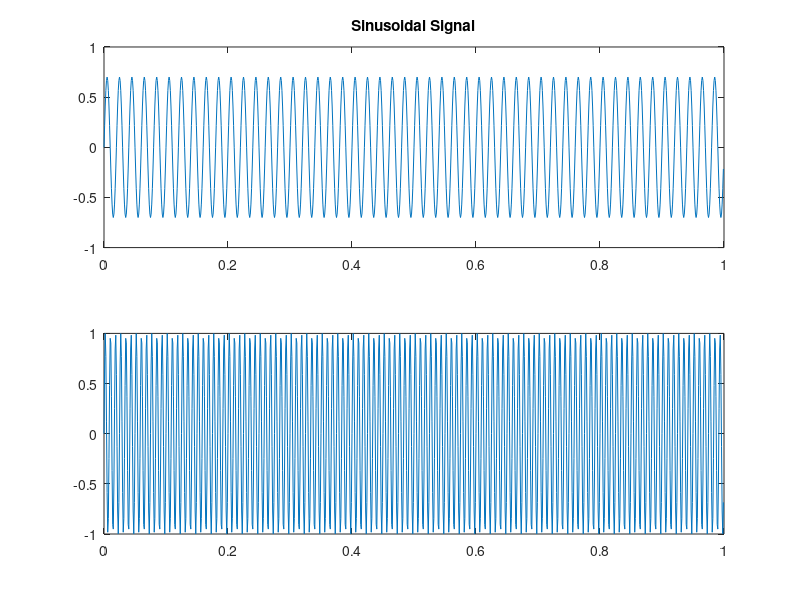
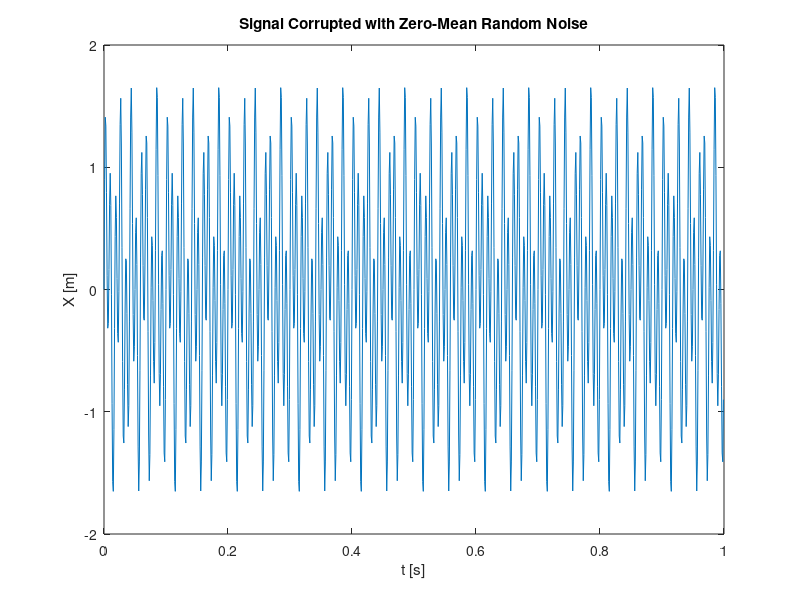
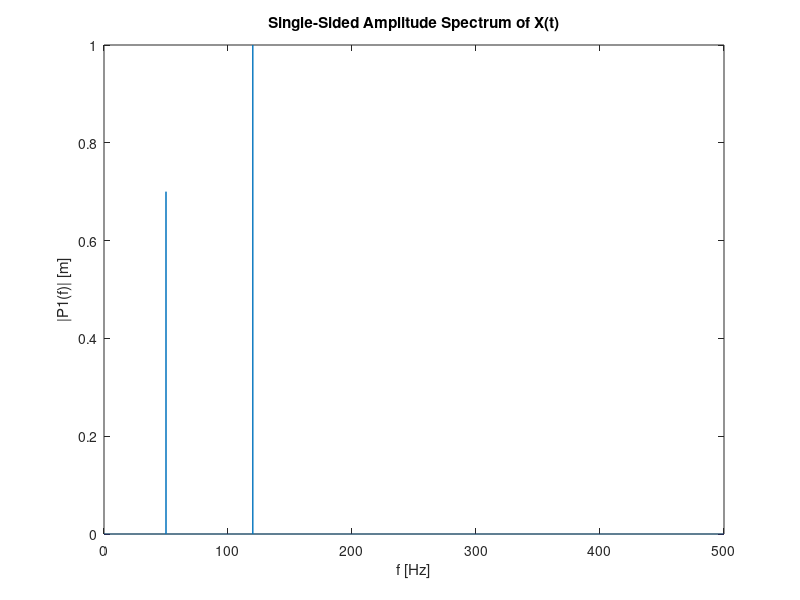

These charts were generated, in order, by the following MATLAB code:
clc
clear
close all

%% Start

Fs = 1000;            % Sampling frequency
T = 1/Fs;             % Sampling time period
L = 50000;             % Length of signal 
t = (0:L-1)*T;        % Time vector

S = 0.7*sin(2*pi*50*t) + sin(2*pi*120*t); % Sinusoids Signal
% X = S + 2*randn(size(t));  % Sinusoids + Noise
X = S; % Sinusoids 

S1=0.7*sin(2*pi*50*t);
S2=sin(2*pi*120*t);
figure(1)
subplot(211)
plot(t(1:1000),S1(1:1000))
title('Sinusoidal Signal')

subplot(212)
plot(t(1:1000),S2(1:1000))


%%
% Time domain signal
figure(2) 
plot(t(1:1000),X(1:1000))
title('Signal Corrupted with Zero-Mean Random Noise')
xlabel('t [s]')
ylabel('X [m]')

%% 
% Frequency domain signal
Y = fft(X); % defult same to fft(X,length(X))
P2 = abs(Y/L); % Divided by signal length L. Get the two-sided spectrum P2.
P1 = P2(1:L/2+1); % Get the first half of P2
P1(2:end-1) = 2*P1(2:end-1); 
% Compute the single-sided spectrum P1 based on P2 
% and the even-valued signal length L.
f = Fs*(0:(L/2))/L;
% Define the frequency domain f and 
% plot the single-sided amplitude spectrum P1.
figure(3)
plot(f,P1)
title('Single-Sided Amplitude Spectrum of X(t)')
xlabel('f [Hz]')
ylabel('|P1(f)| [m]')